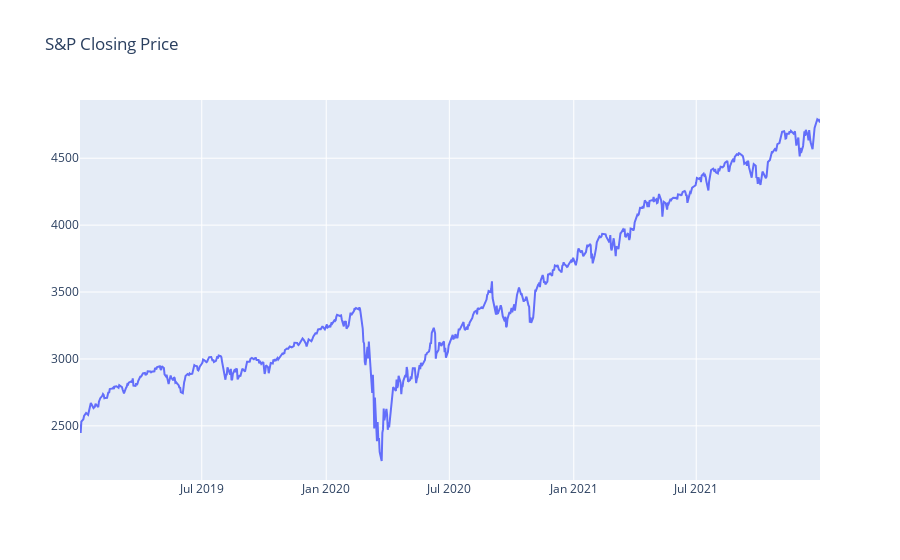

Notebook code for this chart:
### Code cell
plt.figure(figsize=(16,8))
sp_closing_figure = go.Figure(go.Scatter(x=tech_sector_pd.index, y=tech_sector_pd['spstock']))
sp_closing_figure.update_layout(title='S&P Closing Price')
sp_closing_figure.update_yaxes(type='linear')

### Figure 1 — Plotly figure (JSON) as saved in the notebook; plotly's stock layout.template omitted (floating-point values rounded to 4 significant figures; data arrays with more than 128 entries replaced by an {"elided": "..."} marker saying what was removed)
{"data": [{"type": "scatter", "x": {"elided": "757 str values"}, "y": {"elided": "757 float values"}}], "layout": {"title": {"text": "S&P Closing Price"}, "yaxis": {"type": "linear"}}}
